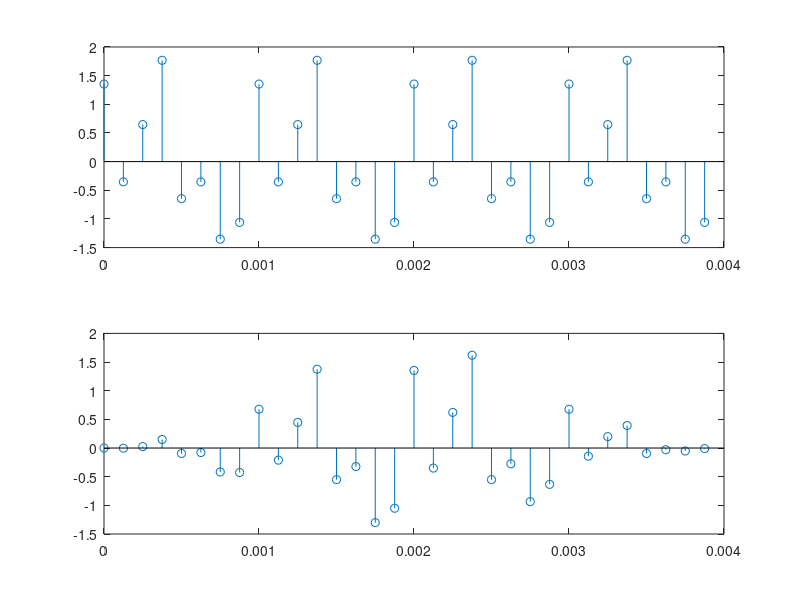

MATLAB code to generate this figure:
F = 1000; F1 = 2000; F3 = 3000;
Fs = 8000; %sampling rate
dt = 1/Fs; %sampling time
n = 31; %number of dft point or sample number
t = 0:dt:n*dt; %total time
signal = sin(2*pi*F*t) + 0.5*sin(2*pi*F1*t + (3*pi)/4) + cos(2*pi*F3*t); 

subplot(211);
stem(t,signal);

N = length(t);

n = 0:N-1;

w = zeros(1,N);

for i=0:N-1
  w(i+1) = 0.5 - 0.5*cos(2*pi*(i)/N);
end

%disp(length(signal));
%disp(length(w));
%disp(length(t));
ws = signal.*w;
disp(ws);

subplot(212);
stem(t,ws);